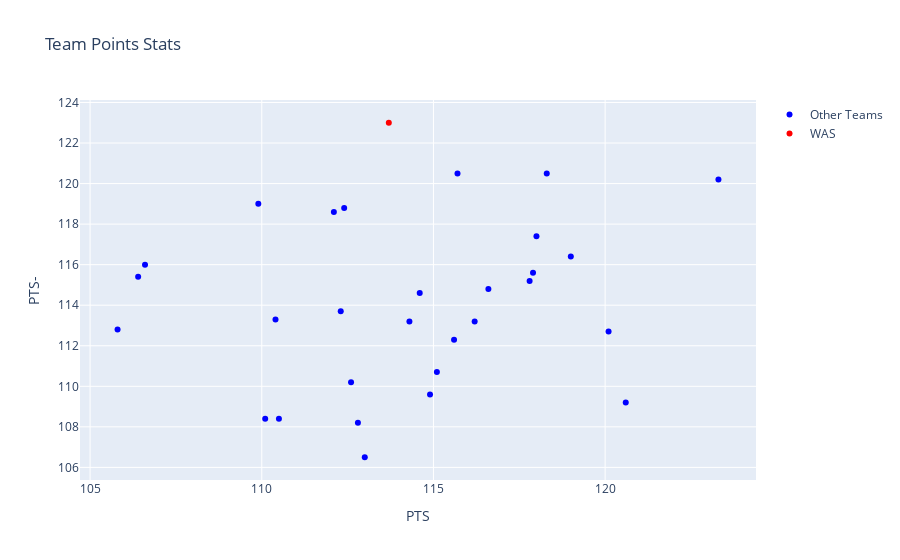

This figure's notebook cell:
### Code cell
# Define the team to highlight in red
team_to_highlight = 'WAS'

# Create the scatter plot
fig = go.Figure()

# Plot all teams in blue
fig.add_trace(go.Scatter(
    x=team.loc[team['Team'] != team_to_highlight, 'PTS'],
    y=team.loc[team['Team'] != team_to_highlight, 'PTS-'],
    mode='markers',
    marker=dict(color='blue'),
    text=team.loc[team['Team'] != team_to_highlight, 'Team'],
    name='Other Teams'
))

# Plot the selected team in red
fig.add_trace(go.Scatter(
    x=team.loc[team['Team'] == team_to_highlight, 'PTS'],
    y=team.loc[team['Team'] == team_to_highlight, 'PTS-'],
    mode='markers',
    marker=dict(color='red'),
    text=team.loc[team['Team'] == team_to_highlight, 'Team'],
    name=team_to_highlight
))

# Set layout
fig.update_layout(
    title='Team Points Stats',
    xaxis=dict(title='PTS'),
    yaxis=dict(title='PTS-'),
    hovermode='closest'
)

fig.show()

### Figure 1 — Plotly figure (JSON) as saved in the notebook; plotly's stock layout.template omitted (floating-point values rounded to 4 significant figures)
{"data": [{"marker": {"color": "blue"}, "mode": "markers", "name": "Other Teams", "text": ["IND", "BOS", "OKC", "MIL", "ATL", "LAL", "DAL", "GSW", "SAC", "PHO", "UTA", "LAC", "NOP", "DEN", "PHI", "HOC", "MIN", "NYK", "CLE", "TOR", "CHI", "SAS", "ORL", "BRK", "MIA", "DET", "CHO", "POR", "MEM", "League Average"], "type": "scatter", "x": [123.3, 120.6, 120.1, 119, 118.3, 118, 117.9, 117.8, 116.6, 116.2, 115.7, 115.6, 115.1, 114.9, 114.6, 114.3, 113, 112.8, 112.6, 112.4, 112.3, 112.1, 110.5, 110.4, 110.1, 109.9, 106.6, 106.4, 105.8, 114.2], "y": [120.2, 109.2, 112.7, 116.4, 120.5, 117.4, 115.6, 115.2, 114.8, 113.2, 120.5, 112.3, 110.7, 109.6, 114.6, 113.2, 106.5, 108.2, 110.2, 118.8, 113.7, 118.6, 108.4, 113.3, 108.4, 119, 116, 115.4, 112.8, null]}, {"marker": {"color": "red"}, "mode": "markers", "name": "WAS", "text": ["WAS"], "type": "scatter", "x": [113.7], "y": [123]}], "layout": {"hovermode": "closest", "title": {"text": "Team Points Stats"}, "xaxis": {"title": {"text": "PTS"}}, "yaxis": {"title": {"text": "PTS-"}}}}
